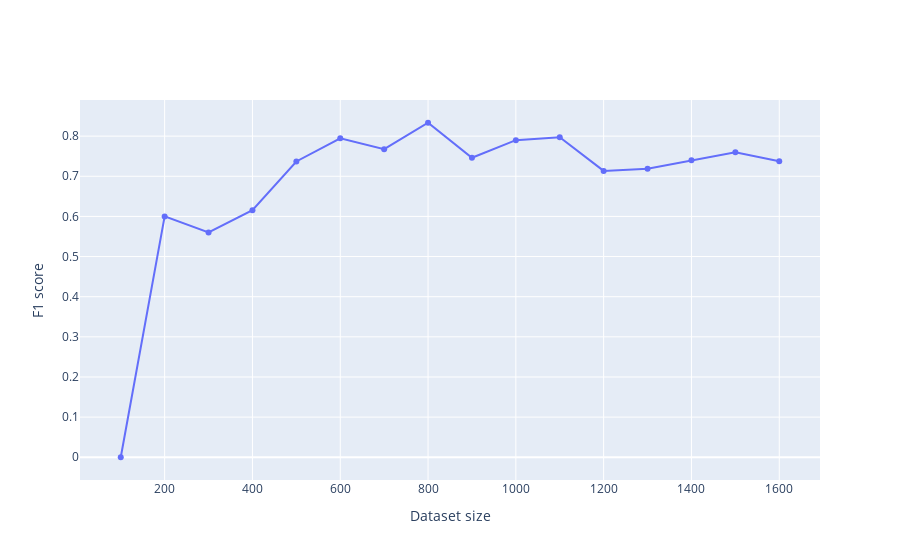

Notebook code cell kept with this figure:
### Code cell
from visualization.lr_visualizer import visualize_error
from similarities.lcs_similarity import LCSSimilarity
visualize_error('filtered.csv', LCSSimilarity(vectorized=False))

### Figure 1 — Plotly figure (JSON) as saved in the notebook; plotly's stock layout.template omitted (floating-point values rounded to 4 significant figures)
{"data": [{"mode": "lines+markers", "type": "scatter", "x": [100, 200, 300, 400, 500, 600, 700, 800, 900, 1000, 1100, 1200, 1300, 1400, 1500, 1600], "y": [0, 0.6, 0.56, 0.6154, 0.7368, 0.7945, 0.7674, 0.8333, 0.746, 0.7899, 0.7972, 0.7134, 0.719, 0.7399, 0.76, 0.7374]}], "layout": {"xaxis": {"title": {"text": "Dataset size"}}, "yaxis": {"title": {"text": "F1 score"}}}}
